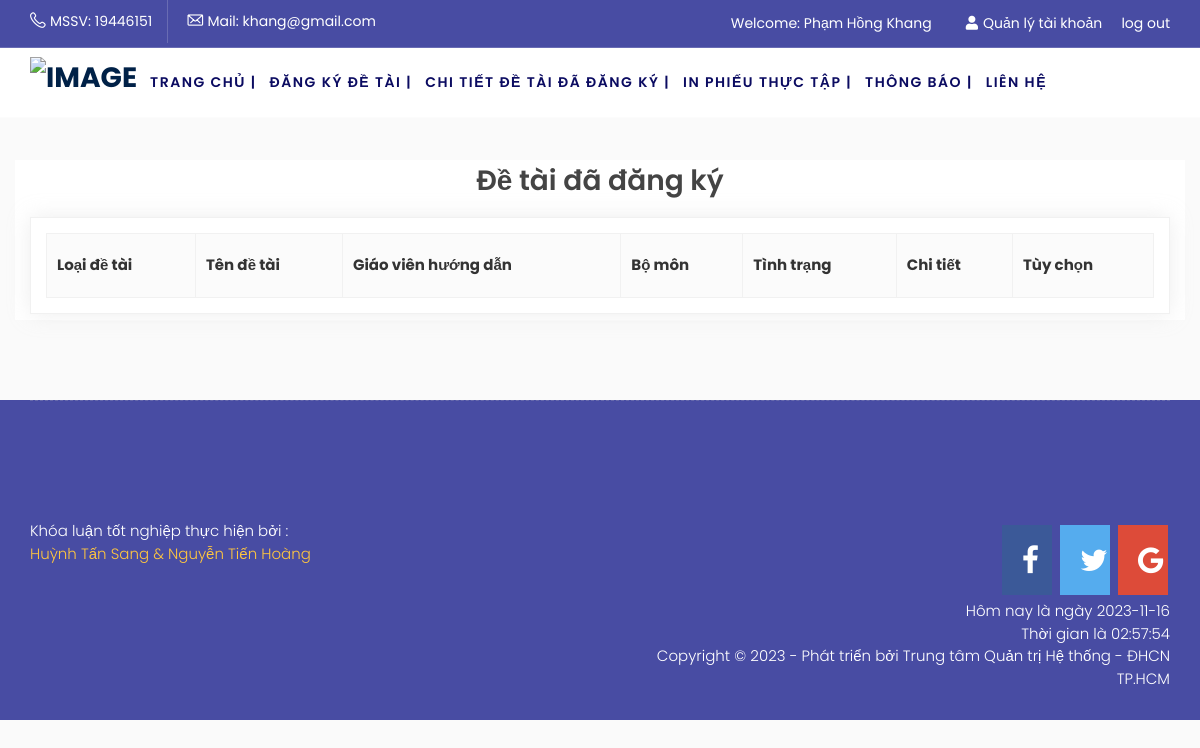
The app's page /index.php?option=registeredtopic_detail (signed in), older data.
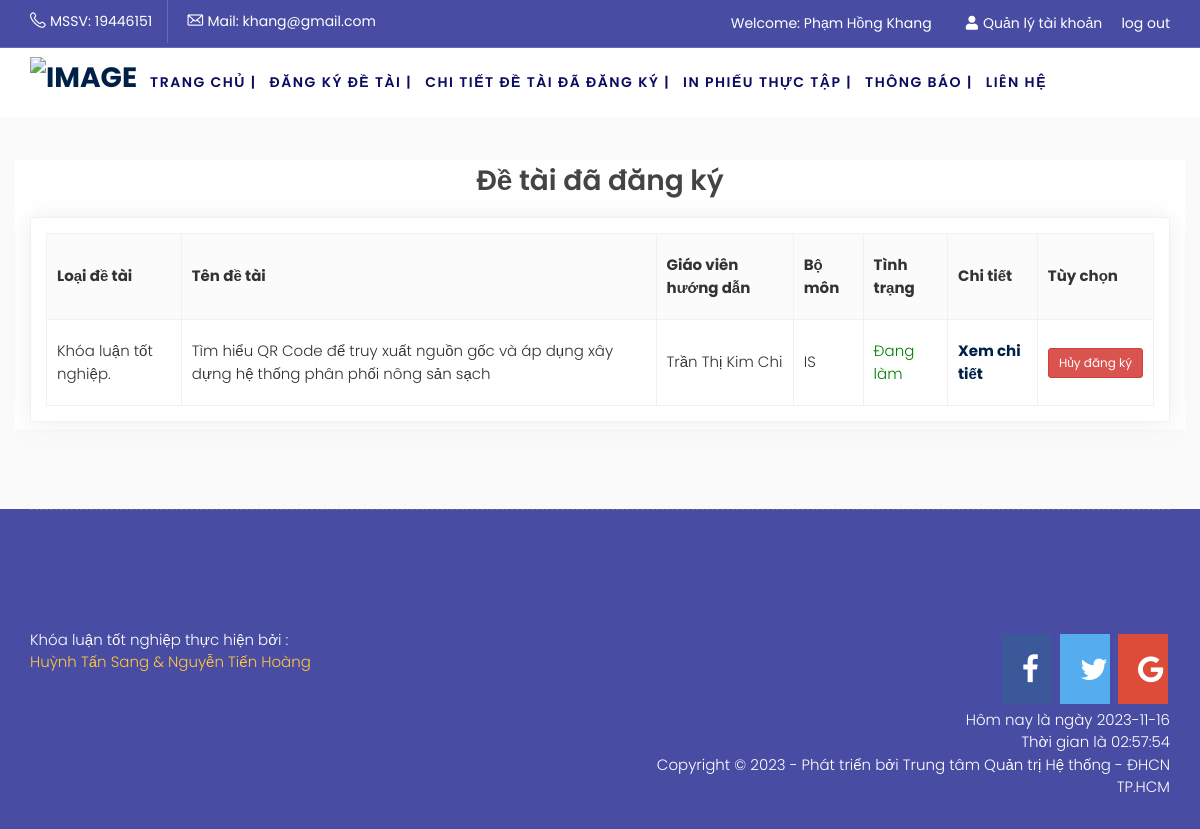
The same page, newer data.
### tables this page shows
CREATE TABLE `registertopic` (
  `ID` int(11) NOT NULL,
  `Name` varchar(200) DEFAULT NULL,
  `StudentID` varchar(200) DEFAULT NULL,
  `ClassRoom` varchar(200) DEFAULT NULL,
  `username` varchar(255) NOT NULL,
  `StudentName` varchar(200) DEFAULT NULL,
  `GroupName` varchar(200) DEFAULT NULL,
  `Process` int(11) DEFAULT NULL,
  `TopicType` varchar(200) DEFAULT NULL,
  `TopicName` varchar(200) DEFAULT NULL,
  `TeacherID` int(11) DEFAULT NULL,
  `TeacherName` varchar(200) DEFAULT NULL,
  `Subject` varchar(200) DEFAULT NULL,
  `Type` int(11) DEFAULT NULL,
  `Status` int(11) DEFAULT NULL,
  `GuidePoints` float DEFAULT NULL,
  `PointProcess` float DEFAULT NULL,
  `Commnet` varchar(500) DEFAULT NULL,
  `Commentcounter` varchar(255) DEFAULT NULL,
  `ThesisTopicID` int(11) DEFAULT NULL,
  `SupervisingTeacherID` int(11) DEFAULT NULL
);

### system/load.php (called while the page is built, shortened)
<?php
function loadComponent($page=true)
{
	$pathView='views/';
	if($page==true)
	{
		$pathView.='pages/';
		if(isset($_REQUEST['option']))
		{
			$pathView.=$_REQUEST['option'];
			if($_REQUEST['option']=='cart')
			{
				if(isset($_REQUEST['cat']))
				{
					$pathView.='-'.$_REQUEST['cat'].'.php';
				}
				else
				{
					$pathView.='.php';
				}
			}
			else
			{
				if(isset($_REQUEST['id']))
				{
					$pathView.='-detail.php';
				}
				else
				{
					if(isset($_REQUEST['cat']))
					{
						$pathView.='-category.php';
					}
					else
					{
						$pathView.='.php';
					}
				}
			}
		}
		else
		{
			$pathView.='home.php';
		}
	}
	require_once($pathView);
}
function loadModel($name)
{
	$model = ucfirst(strtolower($name));
	$pathView ='models/'.$model.'.php';
	return new $model;
}
?>

### index.php (called while the page is built, shortened)
<?php
require_once('system/Database.php');
require_once('system/load.php');
loadComponent();
 ?>

### system/Database.php (called while the page is built, shortened)
<?php
 class Database extends config
 {
 	function __construct()
 	{
 		$this->conn = mysqli_connect($this->DB_SERVER,$this->DB_USERNAME,$this->DB_PASSWORD,$this->DB_NAME);
 		mysqli_set_charset($this->conn,"utf8");
 	}
 	function TableName($name)
 	{
 		return $this->dbprefix.$name;
 	}
 	function QueryAll($sql)
 	{
 		$result=mysqli_query($this->conn, $sql);
 		$a=array();
 		while($row=mysqli_fetch_assoc($result))
 		{
 			$a[]=$row;
 		}
 		return $a;
 	}
 }
  ?>

### models/U_registertopic.php (called while the page is built, shortened)
<?php
class u_registertopic extends Database
{
	function __construct()
	{
		$this->table = $this->TableName('registertopic');
	}
	function registertopic_list_user($id)
	{
			$sql="SELECT * FROM $this->table
			WHERE status!='0' AND StudentID = '$id'
			";
		return $this->QueryAll($sql);
	}
}
?>

### views/pages/registeredtopic_detail.php (the view, shortened to what this page needs)
<?php
require_once('views/header.php');
require_once ('system/load.php');
require_once ('system/Database.php');
require_once('views/header.php');
$category = loadModel('u_registertopic');
$customerId = $_SESSION['customer_id'];
$list=$category->registertopic_list_user($customerId);
?>
<section class="flight-destinations">
	<div class="container bg-white">
		<div class="row">
			<div class="account-info-wrapper">
				<h2 style="text-align:center;">Đề tài đã đăng ký</h2>
			</div>
			<div class="col-md-12 col-sm-12">
				<div class="flight-table">
					<table class="text-center">
						<thead>
							<tr>
								<th>Loại đề tài</th>
								<th>Tên đề tài</th>
								<th>Giáo viên hướng dẫn</th>
								<th>Bộ môn</th>
								<th>Tình trạng</th>
								<th>Chi tiết</th>
								<th>Tùy chọn</th>
							</tr>
						</thead>
						<tbody>
							<?php foreach($list as $row):?>
								<td> <?php echo $row['TopicType']  ?> </td>
								<td> <?php echo $row['TopicName']  ?></td>
								<td> <?php echo $row['TeacherName'] ?></td>
								<td> <?php echo $row['Subject']  ?></td>
								<td style="color: green;"> Đang làm</td>
								<td>
									<p><strong class="color-red-3"><a href="index.php?option=u_registertopic&id=<?php echo $row['ID'] ?>">Xem chi tiết</a></strong></p>
								</td>
								<td class="text-center">
									<a class="btn btn-sm btn-danger" href="index.php?option=registertopic_cancel&id=<?php echo $row['ID'] ?>" >Hủy đăng ký</a>
								</td>
						<?php endforeach; ?>
					</tbody>
				</table>
			</div>
		</div>
	</div>
</div>
</section>
<?php require_once('views/footer.php');  ?>

Row changes from the older to the newer data that the page shows:
added registertopic: TopicType "Khóa luận tốt nghiệp.", TopicName "Tìm hiểu QR Code để truy xuất nguồn gốc và áp dụng xây dựng hệ thống phân phối nông sản sạch", TeacherName "Trần Thị Kim Chi", Subject "IS"
